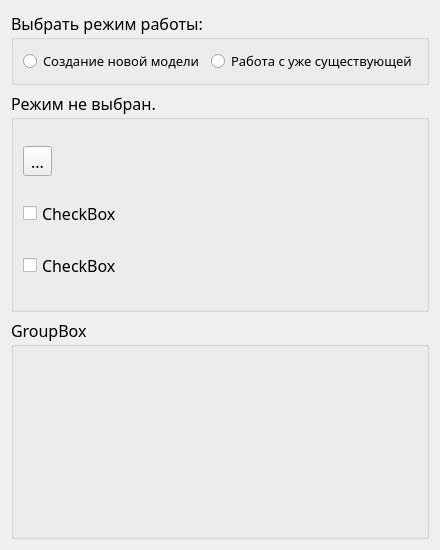
<?xml version="1.0" encoding="UTF-8"?>
<ui version="4.0">
 <class>PageSandbox</class>
 <widget class="QWidget" name="PageSandbox">
  <property name="geometry">
   <rect>
    <x>0</x>
    <y>0</y>
    <width>400</width>
    <height>550</height>
   </rect>
  </property>
  <property name="font">
   <font>
    <family>Segoe UI Light</family>
    <pointsize>12</pointsize>
   </font>
  </property>
  <property name="windowTitle">
   <string>Form</string>
  </property>
  <layout class="QVBoxLayout" name="verticalLayout">
   <item>
    <widget class="QGroupBox" name="selectModeGroupBox">
     <property name="sizePolicy">
      <sizepolicy hsizetype="Preferred" vsizetype="Maximum">
       <horstretch>0</horstretch>
       <verstretch>0</verstretch>
      </sizepolicy>
     </property>
     <property name="title">
      <string>Выбрать режим работы:</string>
     </property>
     <layout class="QHBoxLayout" name="horizontalLayout">
      <item>
       <widget class="QRadioButton" name="newModelRadioButton">
        <property name="sizePolicy">
         <sizepolicy hsizetype="Expanding" vsizetype="Fixed">
          <horstretch>0</horstretch>
          <verstretch>0</verstretch>
         </sizepolicy>
        </property>
        <property name="font">
         <font>
          <family>Segoe UI Light</family>
          <pointsize>10</pointsize>
         </font>
        </property>
        <property name="text">
         <string>Создание новой модели</string>
        </property>
       </widget>
      </item>
      <item>
       <widget class="QRadioButton" name="existingModelRadioButton">
        <property name="font">
         <font>
          <family>Segoe UI Light</family>
          <pointsize>10</pointsize>
         </font>
        </property>
        <property name="text">
         <string>Работа с уже существующей</string>
        </property>
       </widget>
      </item>
     </layout>
    </widget>
   </item>
   <item>
    <widget class="QGroupBox" name="adaptGroupBox">
     <property name="title">
      <string>Режим не выбран.</string>
     </property>
     <layout class="QVBoxLayout" name="verticalLayout_2">
      <item>
       <widget class="QToolButton" name="toolButton">
        <property name="text">
         <string>...</string>
        </property>
       </widget>
      </item>
      <item>
       <widget class="QCheckBox" name="checkBox">
        <property name="text">
         <string>CheckBox</string>
        </property>
       </widget>
      </item>
      <item>
       <widget class="QCheckBox" name="checkBox_2">
        <property name="text">
         <string>CheckBox</string>
        </property>
       </widget>
      </item>
     </layout>
    </widget>
   </item>
   <item>
    <widget class="QGroupBox" name="groupBox_3">
     <property name="title">
      <string>GroupBox</string>
     </property>
    </widget>
   </item>
  </layout>
 </widget>
 <resources/>
 <connections/>
</ui>
